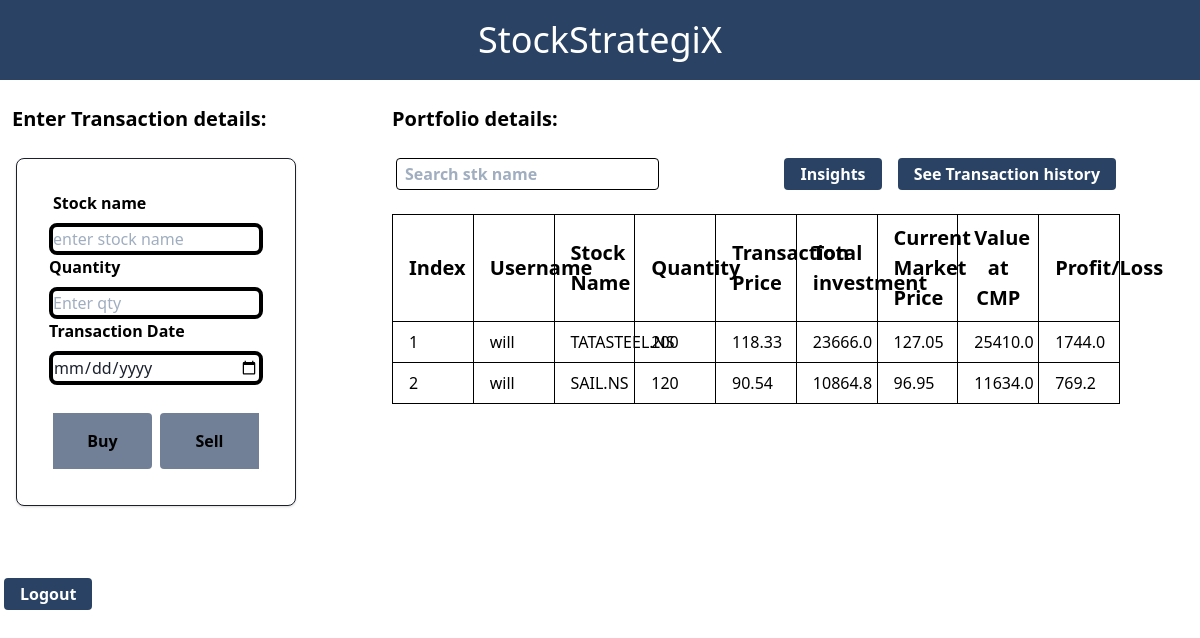
/transaction/will, run on an earlier commit of the app's database.
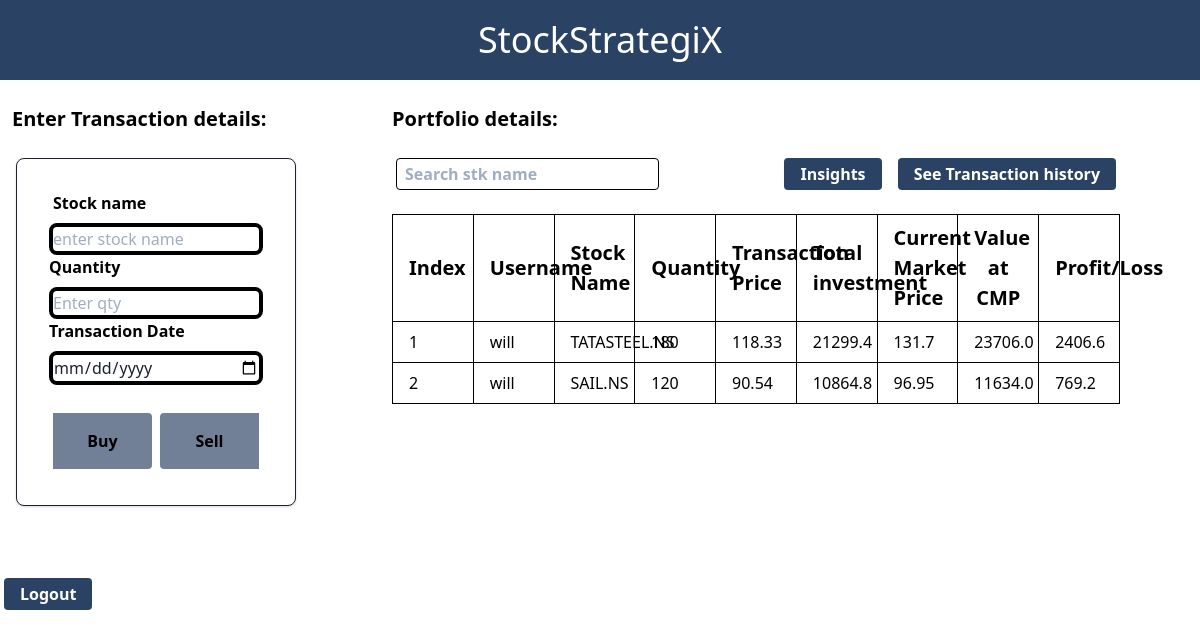
And on a later commit of the database.
### tables this page shows
CREATE TABLE Portfoliouser(username txt, stockname TXT , qty INT ,todayvalue REAL, buyprice REAL, CMP REAL, VALUE_CMP REAL, PROFIT_LOSS REAL );

### routes/transaction_input.py (the view)
@transaction_route.route("/transaction/<username>", methods=["POST", "GET"])
def transaction_input(username):
    flag = 0
    Action = ''
    if request.method == "POST":
        try:
            transaction_history = request.form.get("thistory")
            buy = request.form.get("buy")
            sell = request.form.get("sell")
            logout = request.form.get("logout")
            if buy:
                Action = 'Buy'
                sname = request.form["stock-name"]
                sqty = request.form["stock-quantity"]
                sdate = request.form["start-date"]
                l = []
                l.append(sname)
                l.append(sqty)
                l.append(sdate)
                flag = -1
                buyprice = cp_calc(sdate, sqty, sname, flag)  # buy price
                print(buyprice, "buyprice of ", sqty)
                flag = 0
                costprice = cp_calc(sdate, sqty, sname, flag)  # cost price
                print(costprice)
                flag = 1
                todayvalue = cp_calc(sdate, sqty, sname, flag)  # shares current price
                flag = 2
                currenttotal = cp_calc(sdate, sqty, sname, flag)  # total amount now wrt current price
                pl = round(currenttotal - costprice, 2)  # profit or loss
                l.append(costprice)
                l.append(todayvalue)
                l.append(currenttotal)
                l.append(pl)
                k.append(l)
                print(k)
                cur.execute(
                    "INSERT INTO Stockuser(username,stockname,qty,buydate,todayvalue,buyprice) VALUES (?,?,?,?,?,?)",
                    (username, sname, sqty, sdate, buyprice, costprice))
                print("inserted into stock")
                cur.execute("Select * from Portfoliouser where username=?", (username,))
                prow = cur.fetchall()
                print(prow)
                if prow == []:
                    print("hi this is prow creation")
                    cur.execute(
                        "INSERT INTO Portfoliouser(username,stockname,qty,todayvalue,buyprice,CMP,VALUE_CMP,PROFIT_LOSS) VALUES (?,?,?,?,?,?,?,?)",
                        (username, sname, sqty, buyprice, costprice, todayvalue, currenttotal, pl))
                    con.commit()
                else:
                    entrycount = 0
                    for i in range(len(prow)):
                        print("sname", prow[i][1])
                        if prow[i][1] == sname:
                            entrycount = 100
                            print("sname inside", sname)
                            print(prow[i][2])
                            print(sqty)
                            total_quantity = int(sqty) + int(prow[i][2])
                            print("total_quantity", total_quantity)
                            print("value fetched", prow[i][3])
                            buyprice_port = round(
                                ((buyprice * int(sqty)) + (prow[i][3] * int(prow[i][2]))) / total_quantity, 2)
                            print(buyprice_port)
                            costprice_port = round(buyprice_port * total_quantity, 2)
                            print("costprice_port", costprice_port)
                            stock_name = yf.Ticker(sname)
                            end_date = datetime.now().strftime('%Y-%m-%d')
                            stock_name_history = stock_name.history(start=sdate, end=end_date)
                            cmprice = round(stock_name_history.Close[-1], 2)  # todays value of stock
                            print("cmp", cmprice)
                            vcmp = round(cmprice * total_quantity, 2)  # total value of entire investment
                            pl = round(vcmp - costprice_port, 2)
                            print(vcmp, costprice_port, pl)
                            cur.execute(
                                "UPDATE Portfoliouser SET username=(?),stockname=(?),qty=(?),todayvalue=(?),buyprice=(?),CMP=(?),VALUE_CMP=(?),PROFIT_LOSS=(?) Where stockname=(?)",
                                (username, sname, total_quantity, buyprice_port, costprice_port, cmprice, vcmp, pl,sname))
                            print("updated")
                            con.commit()
                            break
                    if entrycount == 0:
                        cur.execute(
                            "INSERT INTO Portfoliouser(username,stockname,qty,todayvalue,buyprice,CMP,VALUE_CMP,PROFIT_LOSS) VALUES (?,?,?,?,?,?,?,?)",
                            (username, sname, sqty, buyprice, costprice, todayvalue, currenttotal, pl))
                        print("didnt exist so added")
                con.commit()
                msg = "Record added successfully"
                print(msg)
                con.row_factory = sqlite3.Row
                cur.execute("SELECT rowid, * from Portfoliouser where username=?", (username,))
                rows = cur.fetchall()
                return render_template("app_pages/transaction_input.html",rows=rows)
            if sell:
                print("SELLLLLL")
                sname = request.form["stock-name"]
                sqty = request.form["stock-quantity"]
                sdate = request.form["start-date"]
                negativeqty=int('-'+sqty)           #negative of the number
                print(sname,sqty,sdate,"from sell")
                Action = "Sell"
                flag = 1
                todayvalue = cp_calc(sdate, sqty, sname, flag)  # shares current price
                print("type",type(negativeqty))
                print(todayvalue)
                flag = 2
                currenttotal = cp_calc(sdate, sqty, sname, flag)  # total amount now wrt current price
                print(currenttotal)
                print("printing: ",username,sname,negativeqty,sdate,todayvalue,currenttotal) #, sname, negativeqty, sdate, buyprice, costprice)
                sell_option(username,sname,negativeqty,sdate,todayvalue,currenttotal)
                cur.execute("Select * from Portfoliouser where username=?", (username,))
                prow = cur.fetchall()
                print(prow)
                if prow == []:
                    print("error")
                    return redirect(url_for("transaction_route.transaction_input", username=username))
                else:
                    entrycount = 0
                    for i in range(len(prow)):
                        print("sname", prow[i][1])
                        if prow[i][1] == sname:
                            entrycount = 100
                            print("sname inside", sname)
                            print(prow[i][2])
                            print(sqty)
                            total_quantity = negativeqty + int(prow[i][2])   #subtracting the sold qty from total qty
                            print("total_quantity", total_quantity)
                            print("value fetched", prow[i][3])
                            costprice_port = round(prow[i][3] * total_quantity, 2)   #multiplying reduced qty with exisitng avg cp for new total investment
                            print("costprice_port", costprice_port)
                            stock_name = yf.Ticker(sname)
                            end_date = datetime.now().strftime('%Y-%m-%d')
                            stock_name_history = stock_name.history(start=sdate, end=end_date)
                            cmprice = round(stock_name_history.Close[-1], 2)  # todays value of stock
                            print("cmp", cmprice)
                            vcmp = round(cmprice * total_quantity, 2)  # total value of entire investment
                            pl = round(vcmp - costprice_port, 2)  #unrealized profit
                            print(vcmp, costprice_port, pl)
                            print("error:",prow[i][3])
                            pl_relaized=(abs(negativeqty)*cmprice)-(abs(negativeqty)*prow[i][3]) #realized profit
                            cur.execute(
                                "UPDATE Portfoliouser SET username=(?),stockname=(?),qty=(?),buyprice=(?),CMP=(?),VALUE_CMP=(?),PROFIT_LOSS=(?) Where stockname=(?)",
                                (username, sname, total_quantity, costprice_port, cmprice, vcmp, pl,sname))
                            print("updated")
                            con.commit()
                            cur.execute("INSERT INTO Profitloss(username,stockname, qty, buydate, sellprice , PROFIT_LOSS ) VALUES (?,?,?,?,?,?)",(username,sname,sqty,sdate,cmprice,pl_relaized))
                            con.commit()
                            break
                    if entrycount == 0:
                        cur.execute(
                            "INSERT INTO Portfoliouser(username,stockname,qty,todayvalue,buyprice,CMP,VALUE_CMP,PROFIT_LOSS) VALUES (?,?,?,?,?,?,?,?)",
                            (username, sname, sqty, buyprice, costprice, todayvalue, currenttotal, pl))
                        print("didnt exist so added")
                return redirect(url_for("transaction_route.transaction_input", username=username))
            if transaction_history:
                return redirect(url_for("transactionhistory_route.transaction_history",username=username))
            if logout:
                print("logout")
                return redirect(url_for("home"))
            else:
                Flask.abort(404)
            return redirect(url_for("transaction_route.transaction_input", username=username))
        except:
            con.rollback()
            msg = "error in insert"
        finally:
            if buy:
                con.row_factory = sqlite3.Row
                cur.execute("SELECT rowid, * from Portfoliouser where username=?", (username,))
                rows = cur.fetchall()
                return render_template("app_pages/transaction_input.html", list_of_stock=k, rows=rows)
    else:
        con.row_factory = sqlite3.Row
        cur.execute("SELECT rowid, * from Portfoliouser where username=?", (username,))
        rows = cur.fetchall()
        return render_template("app_pages/transaction_input.html",rows=rows)

### templates/app_pages/transaction_input.html (shortened to what this page needs)
{% extends 'app_pages/base.html' %}
{% block content %}
    <div class="flex font-sans">
        <div class="w-1/4 mx-2">
            <h2 class="w-full text-xl font-bold mx-1">Enter Transaction details: </h2>
            <br>
            <div class=" mx-2 max-w-3xl bg-white border border-gray-900 rounded-lg shadow sm:p-6 md:p-8 dark:bg-gray-800 dark:border-gray-700 ">
                <form action="#" method="post" id="myForm">
                    <div>
                        <label for="stockname" class="mx-1 block mb-2 text-l font-bold text-black dark:text-white">Stock name</label>
                        <input type="text" name="stock-name" placeholder="enter stock name" class=" bg-gray-50 border-4 border-black text-gray-900 text-base rounded-lg focus:ring-blue-500 focus:border-blue-500 block w-full p-2.5 dark:bg-gray-600 dark:border-gray-500 dark:placeholder-gray-400 dark:text-white" required>
                    </div>
                    <div>
                        <label for="qty" class="block mb-2 text-l font-bold text-black dark:text-white">Quantity</label>
                        <input type="number" name= "stock-quantity" placeholder="Enter qty"  min=1 class="bg-gray-50 border-4 border-black text-gray-900 text-base rounded-lg focus:ring-blue-500 focus:border-blue-500 block w-full p-2.5 dark:bg-gray-600 dark:border-gray-500 dark:placeholder-gray-400 dark:text-white" required>
                    </div>
                    <div>
                        <label for="date" class="block mb-2 text-l font-bold text-black dark:text-white">Transaction Date</label>
                        <input type="date" name="start-date" class="bg-gray-50 border-4 border-black text-gray-900 text-base rounded-lg focus:ring-blue-500 focus:border-blue-500 block w-full p-2.5 dark:bg-gray-600 dark:border-gray-500 dark:placeholder-gray-400 dark:text-white" required>
                    </div>
                    <br>
                        <div class=" content-end self-end flex">
                                <input type="submit" name="buy" value="Buy" class=" w-1/2 bg-gray-600 text-black font-semibold px-4 py-4 rounded-r-lg cursor-pointer border-4 border-white">
                                <input type="submit" name="sell" value="Sell" class=" w-1/2 bg-gray-600 text-black font-semibold px-4 py-4 rounded-l-lg  cursor-pointer border-4 border-white">
                        </div>
                </form>
            </div>
        </div>
        <div class="w-3/4">
            <h2 class="text-xl font-bold mx-20">Portfolio details:</h2>
            <br>
            <div class="flex mx-20">
                <form method="post" class="flex">
                    <input type="text" name="search" id="search" placeholder="Search stk name" class="mx-1 px-2 border border-black rounded font-bold"/>
                </form>
                <div class="ml-auto flex">
                    <form method="post">
                        <input type="submit" name="insights" value="Insights" class=" bg-blue-900 text-white font-semibold px-4 py-1 rounded cursor-pointer ml-auto mx-2">
                        <input type="submit" name="thistory" value="See Transaction history" class=" mx-1 bg-blue-900 text-white font-semibold px-4 py-1 rounded cursor-pointer">
                    </form>
                </div>
                    <br>
            </div>
            <br>
            <div class="mx-20 ">
                <table id="stable" class="w-full table-fixed border-collapse">
                    <tr class="text-xl">
                        <th class="border border-black px-4 py-2">Index</th>
                        <th class="border border-black px-4 py-2">Username</th>
                        <th class="border border-black px-4 py-2">Stock Name</th>
                        <th class="border border-black px-4 py-2">Quantity</th>
                        <th class="border border-black px-4 py-2">Transaction Price</th>
                        <th class="border border-black px-4 py-2">Total investment</th>
                        <th class="border border-black px-4 py-2">Current Market Price</th>
                        <th class="border border-black px-4 py-2">Value at CMP</th>
                        <th class="border border-black px-4 py-2">Profit/Loss</th>
                    </tr>
                    <tbody>
                        {% for row in rows %}
                        <tr class="hover:bg-blue-800 hover:text-white font-medium">
                            <td class="border border-black px-4 py-2">{{ loop.index }}</td>
                            <td class="border border-black px-4 py-2">{{ row[1] }}</td>
                            <td class="border border-black px-4 py-2">{{ row[2] }}</td>
                            <td class="border border-black px-4 py-2">{{ row[3] }}</td>
                            <td class="border border-black px-4 py-2">{{ row[4] }}</td>
                            <td class="border border-black px-4 py-2">{{ row[5] }}</td>
                            <td class="border border-black px-4 py-2">{{ row[6] }}</td>
                            <td class="border border-black px-4 py-2">{{ row[7] }}</td>
                            <td class="border border-black px-4 py-2">{{ row[8] }}</td>
                        </tr>
                        {% endfor %}
                    </tbody>
                </table>
            </div>
        </div>
    </div>
    <br>
                <br>
    <br>
    <form method="post" id="logoutform">
        <input type="submit" name="logout" value="Logout" class="mx-1 bg-blue-900 text-white font-semibold px-4 py-1 rounded cursor-pointer">
    </form>
{% endblock %}

### templates/app_pages/base.html (shortened to what this page needs)
<!DOCTYPE html>
<html lang="en">
<head>
    <link href="https://unpkg.com/tailwindcss@^1.0/dist/tailwind.min.css" rel="stylesheet">
</head>
<body>
    <header>
        {% block header %}
        <div class="bg-blue-900 w-full h-20 justify-center flex items-center">
            <h1 class=" text-white text-4xl ">StockStrategiX</h1>
        </div>
        <br>
        {% endblock %}
    </header>
    <main>
        {% block content %}
        {% endblock %}
    </main>
</body>
</html>

What changed in the data, as far as the page shows it:
changed Portfoliouser "TATASTEEL.NS": qty "200" → "180"; buyprice "23666.0" → "21299.4"; CMP "127.05" → "131.7"; VALUE_CMP "25410.0" → "23706.0"; PROFIT_LOSS "1744.0" → "2406.6"
